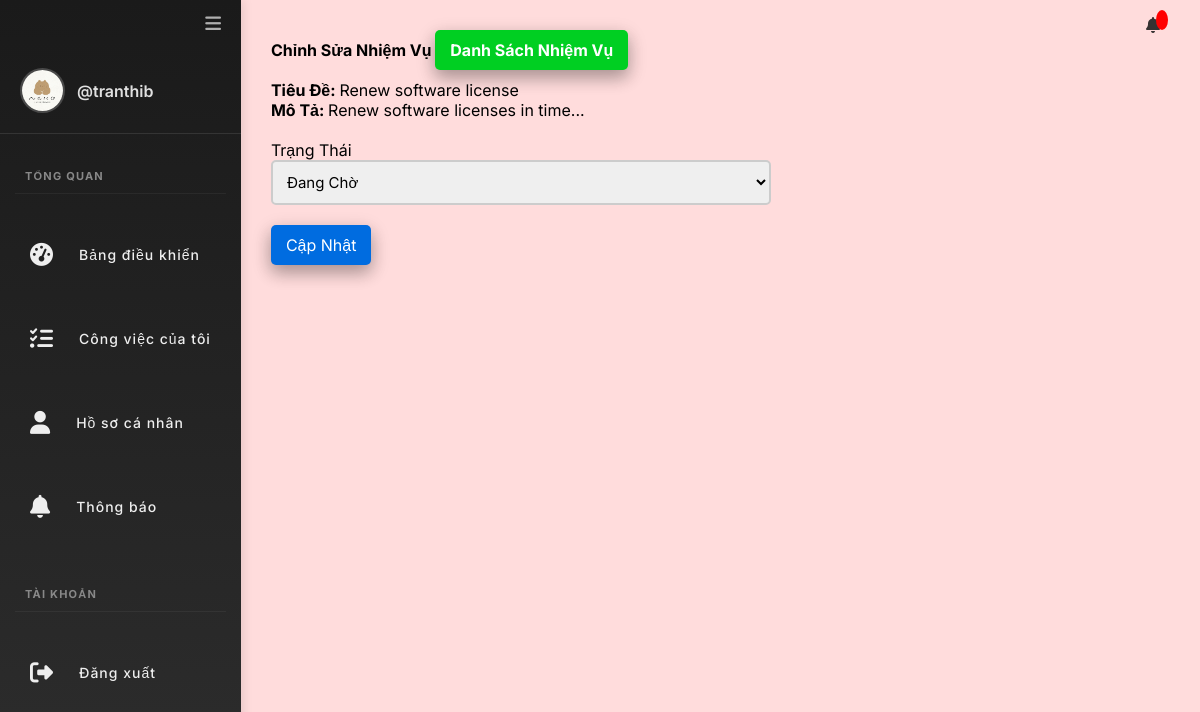
The app's page /edit-task-employee.php?id=27 (signed in) with its own data.
### tables this page shows
CREATE TABLE `tasks` (
  `id` int(11) NOT NULL AUTO_INCREMENT,
  `title` varchar(100) NOT NULL,
  `description` text DEFAULT NULL,
  `assigned_to` int(11) DEFAULT NULL,
  `due_date` date DEFAULT NULL,
  `status` enum('pending','in_progress','completed') DEFAULT 'pending',
  `created_at` timestamp NOT NULL DEFAULT current_timestamp(),
  PRIMARY KEY (`id`),
  KEY `assigned_to` (`assigned_to`),
  CONSTRAINT `tasks_ibfk_1` FOREIGN KEY (`assigned_to`) REFERENCES `users` (`id`)
);

### app/Model/Task.php (called while the page is built, shortened)
<?php
function get_task_by_id($conn, $id) {
    try {
        $sql = "SELECT * FROM tasks WHERE id =? ";
        $stmt = $conn->prepare($sql);
        $stmt->execute([$id]);
        if ($stmt->rowCount() > 0) {
            $task = $stmt->fetch();
        } else {
            $task = 0;
        }
    } catch (PDOException $e) {
        error_log("Lỗi get_task_by_id: " . $e->getMessage());
        $task = 0;
    }
    return $task;
}

### edit-task-employee.php (the view, shortened to what this page needs)
<?php
if (isset($_SESSION['role']) && isset($_SESSION['id']) && $_SESSION['role'] == "employee") {
    include "DB_connection.php";
    include "app/Model/Task.php";
    include "app/Model/User.php";
    $id = $_GET['id'];
    $task = get_task_by_id($conn, $id);
?>
<!DOCTYPE html>
<html>
<head>
    <link rel="stylesheet" href="https://stackpath.bootstrapcdn.com/font-awesome/4.7.0/css/font-awesome.min.css">
    <link rel="stylesheet" href="css/style.css">
</head>
<body>
    <?php include "inc/header.php" ?>
    <div class="body">
        <?php include "inc/nav.php" ?>
        <section class="section-1">
            <h4 class="title">Chỉnh Sửa Nhiệm Vụ <a href="my_task.php">Danh Sách Nhiệm Vụ</a></h4>
            <form class="form-1"
                  method="POST"
                  action="app/update-task-employee.php">
                <div class="input-holder">
                    <p><b>Tiêu Đề: </b><?=$task['title']?></p>
                </div>
                <div class="input-holder">
                    <p><b>Mô Tả: </b><?=$task['description']?></p>
                </div><br>
                <div class="input-holder">
                    <label>Trạng Thái</label>
                    <select name="status" class="input-1">
                        <option
                        <?php if( $task['status'] == "pending") echo"selected"; ?> >Đang Chờ</option>
                    </select><br>
                </div>
                <button class="edit-btn">Cập Nhật</button>
            </form>
        </section>
    </div>
</body>
</html>
<?php }else{
   $em = "Vui lòng đăng nhập trước";
   header("Location: login.php?error=$em");
   exit();
}
?>

### css/style.css (style rules this page uses)
* { padding: 0; margin: 0; box-sizing: border-box; font-family: 'Inter', sans-serif; }
.body { display: flex; }
.section-1 { padding: 30px; }
.section-1 .title { margin-bottom: 10px; }
.section-1 .title a { text-decoration: none; display: inline-block; padding-left: 10px; border: none; background: #00CF22; padding: 10px 15px; color: #fff; font-size: 16px; border-radius: 5px; cursor: pointer; outline: none; transition: background 1s; box-shadow: 0 8px 16px 0 rgba(0,0,0,0.2), 0 6px 20px 0 rgba(0,0,0,0.19); }
.section-1 { width: 100%; background: #FFDCDC; }
.edit-btn { text-decoration: none; display: inline-block; padding-left: 10px; border: none; background: #006CE0; padding: 10px 15px; color: #fff; font-size: 16px; border-radius: 5px; cursor: pointer; outline: none; transition: background 1s; box-shadow: 0 8px 16px 0 rgba(0,0,0,0.2), 0 6px 20px 0 rgba(0,0,0,0.19); }
.form-1 { width: 90%; max-width: 500px; }
.input-1 { border: 2px solid #ccc; width: 100%; padding: 10px; font-size: 15px; outline: none; border-radius: 5px; display: block; }

### inc/header.php (style rules this page uses)
* { font-family: 'Inter', sans-serif; margin: 0; padding: 0; box-sizing: border-box; }

### inc/nav.php (style rules this page uses)
* { font-family: 'Inter', sans-serif; margin: 0; padding: 0; box-sizing: border-box; }

### records on screen
tasks: title "Renew software license", description "Renew software licenses in time...", status "Đang Chờ"

### other values on screen
$_SESSION['username'] "tranthib"
